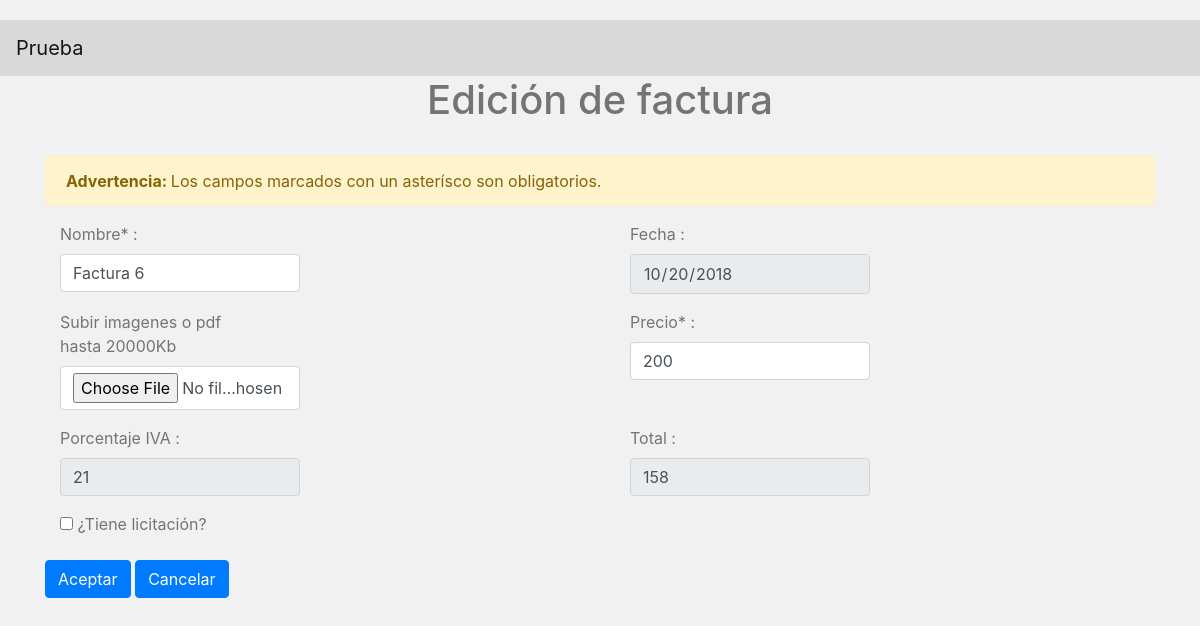
The app's page /index.php/Facturas/modificarfactura/6 with its own data.
### tables this page shows
CREATE TABLE `factura` (
  `id` int(11) NOT NULL,
  `nombre` varchar(100) DEFAULT NULL,
  `fecha` date DEFAULT NULL,
  `adjunto` varchar(100) DEFAULT NULL,
  `precio` float DEFAULT NULL,
  `iva` float DEFAULT NULL,
  `total` float DEFAULT NULL,
  `contrato_id` int(11) DEFAULT NULL
);

### application/controllers/Facturas.php (called while the page is built, shortened)
<?php
class Facturas extends CI_Controller
{
    public function __construct()
    {
        $this->load->library(array('session', 'form_validation', 'upload'));
        $this->load->model(array('Model_facturas', 'Model_contratos', 'Model_licitaciones'));
        $this->load->helper('download');
    }
    public function modificarfactura($id)
    {
        if(!$this->form_validation->run())
        {
            $factura = $this->Model_facturas->ObtieneFacturaId($id);
            $this->load->view("templates/header", array(
                'cuerpo'=>$this->load->view('view_editarfactura', array('factura' => $factura), TRUE)));
        }
    }
    public function valida_factura()
    {
        $this->form_validation->set_error_delimiters('<div class="error">', '</div>');
        $this->form_validation->set_rules('nombre', 'nombre', 'required|max_length[20]');
        $this->form_validation->set_rules('precio', 'precio', 'required|integer');
    }
}

### index.php (called while the page is built, shortened)
<?php
require_once BASEPATH.'core/CodeIgniter.php';

### application/models/Model_facturas.php (called while the page is built, shortened)
<?php
class Model_facturas extends CI_Model
{
    public function ObtieneFacturaId($id)
    {
        $query = $this->db->get_where('factura', "id = $id");
        return $query->row_array();
    }
}

### application/views/view_editarfactura.php (the view, shortened to what this page needs)
<h1 align="center">Edición de factura</h1></br>
 <div class="container">
     <div class="form-group">
         <div class="alert alert-warning">
             <strong>Advertencia:   </strong> Los campos marcados con un asterísco son obligatorios.
         </div>
     </div>
     <form class="form-horizontal" role="form" method="POST" enctype="multipart/form-data">
         <div class="row">
         <div class="form-group col-xs-12 col-md-6">
          <label for="nombre" class="col-lg-5 control-label">Nombre* :</label>
            <div class="col-md-6">
              <input maxlength="20"  type="textarea" NAME="nombre" class="form-control" id="nombre"
                     placeholder="Introduzca nombre" value="<?=set_value('nombre', $factura['nombre'])?>"><?php echo form_error('nombre'); ?>
            </div>
        </div>
        <div class="form-group col-xs-12 col-md-6">
          <label for="date" class="col-lg-5 control-label">Fecha :</label>
            <div class="col-lg-6">
              <input disabled="true" type="date" NAME="fecha" class="form-control" id="fecha"
                     placeholder="Introduzca fecha" value="<?=set_value('fecha', $factura['fecha'])?>">
            </div>
        </div>
        <div class="form-group col-xs-12 col-md-6">
          <label for="adjunto" class="col-lg-5 control-label">Subir imagenes o pdf hasta 20000Kb</label>
            <div class="col-lg-6">
              <input type="file" NAME="adjunto" class="form-control" id="adjunto"
                     placeholder="Seleccionar archivo" value="">
            </div>
        </div>
        <div class="form-group col-xs-12 col-md-6">
          <label for="precio" class="col-lg-5 control-label">Precio* :</label>
            <div class="col-md-6">
              <input maxlength="10"  type="text" NAME="precio" class="form-control precio" id="precio"
                     placeholder="Introduzca Precio" value="<?=set_value('precio', $factura['precio'])?>"><?php echo form_error('precio'); ?>
            </div>
        </div>
        <div class="form-group col-xs-12 col-md-6">
          <label for="precio" class="col-lg-5 control-label">Porcentaje IVA :</label>
            <div class="col-md-6">
              <input readonly="readonly" type="text" NAME="iva" class="form-control iva" id="iva"
                     placeholder="IVA" value="21">
            </div>
        </div>
        <div class="form-group col-xs-12 col-md-6">
          <label for="total" class="col-lg-5 control-label">Total :</label>
            <div class="col-md-6">
              <input readonly="readonly" type="text" NAME="total" class="form-control total" id="total"
                     placeholder="Total" value="<?=set_value('total', $factura['total'])?>">
            </div>
        </div>
        <div class="form-group col-xs-12 col-md-6">
    <label class="col-lg-5 control-label"><input selected
                                        <?php if($factura['contrato_id'] != NULL) : ?> <?= 'checked' ?>
                                            <?php endif;?> type="checkbox" value="1" id="licitacion"> ¿Tiene licitación?</label>
        </div>
            <label for="aceptar" class="col-lg-5 control-label"></label>
            <div class="col-lg-4">
                <button type="submit" class="btn btn-primary">Aceptar</button>
                <a href="<?=base_url()?>"><button type="button" class="btn btn-primary">Cancelar</button></a>
    </div>
</div></div>
</div>

### assets/css/estilos.css (style rules this page uses)
body { background: #f1f1f1; }

### application/views/templates/header.php (style rules this page uses)
body { padding-top:20px; color: #747474; }

### records on screen
factura: nombre "Factura 6", fecha "10/20/2018", precio "200", total "158"
